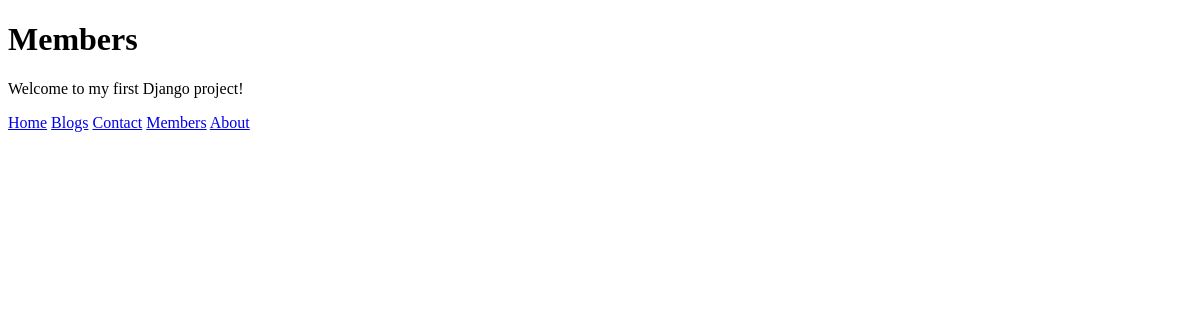
/members/, run on an earlier commit of the app's database.
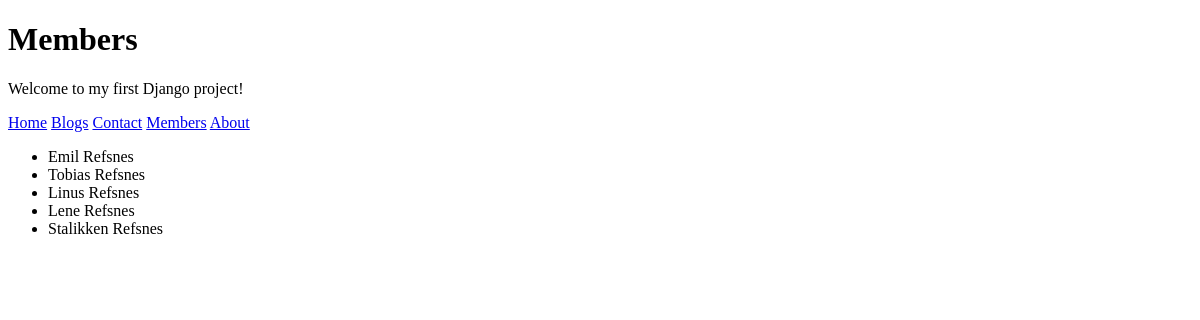
And on a later commit of the database.
### members/models.py (models this page shows)
class Member(models.Model):
    firstname = models.CharField(max_length=255)
    lastname = models.CharField(max_length=255)

### members/views.py (the view)
# urls.py: path('members/', views.members, name='members'),
def members(request):
  mymembers = Member.objects.all().values()
  template = loader.get_template('members.html')
  context = {
    'mymembers': mymembers,
  }
  return HttpResponse(template.render(context, request))

### members/templates/members.html
<!DOCTYPE html>
<html>
<body>
    <h1>Members</h1>
    <p>Welcome to my first Django project!</p>
    <a href="../home" >Home</a>
    <a href="../blogs" >Blogs</a>
    <a href="../contact" >Contact</a>
    <a href="../members" >Members</a>
    <a href="../about" >About</a>
    <ul>
        {% for x in mymembers %}
          <li>{{ x.firstname }} {{ x.lastname }}</li>
        {% endfor %}
      </ul>
</body>
</html>

What changed in the data, as far as the page shows it:
added Member: firstname "Emil", lastname "Refsnes"
added Member: firstname "Tobias", lastname "Refsnes"
added Member: firstname "Linus", lastname "Refsnes"
added Member: firstname "Lene", lastname "Refsnes"
added Member: firstname "Stalikken", lastname "Refsnes"
